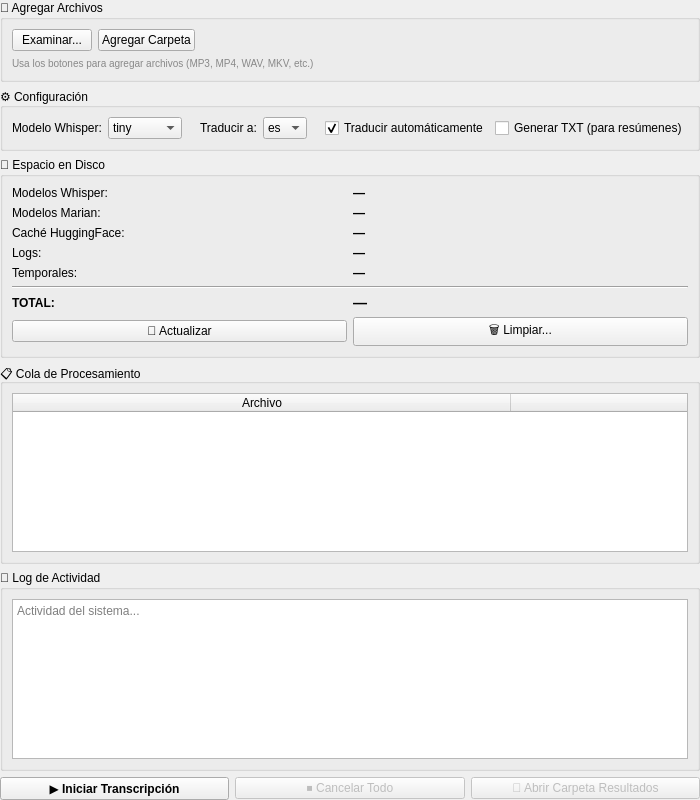
<?xml version="1.0" encoding="UTF-8"?>
<ui version="4.0">
 <class>FormularioPrincipal</class>
 <widget class="QWidget" name="FormularioPrincipal">
  <property name="geometry">
   <rect>
    <x>0</x>
    <y>0</y>
    <width>700</width>
    <height>800</height>
   </rect>
  </property>
  <property name="minimumSize">
   <size>
    <width>700</width>
    <height>500</height>
   </size>
  </property>
  <property name="windowTitle">
   <string>Madrac-Subs  —  Audio/Video Translation</string>
  </property>
  <layout class="QVBoxLayout" name="verticalLayout_principal">
   <property name="leftMargin">
    <number>0</number>
   </property>
   <property name="topMargin">
    <number>0</number>
   </property>
   <property name="rightMargin">
    <number>0</number>
   </property>
   <property name="bottomMargin">
    <number>0</number>
   </property>
   <item>
    <widget class="QGroupBox" name="group_archivos">
     <property name="title">
      <string>📁 Agregar Archivos</string>
     </property>
     <layout class="QVBoxLayout" name="verticalLayout_archivos">
      <item>
       <layout class="QHBoxLayout" name="horizontalLayout_botones_archivo">
        <item>
         <widget class="QPushButton" name="btn_examinar">
          <property name="text">
           <string>Examinar...</string>
          </property>
         </widget>
        </item>
        <item>
         <widget class="QPushButton" name="btn_carpeta">
          <property name="text">
           <string>Agregar Carpeta</string>
          </property>
         </widget>
        </item>
        <item>
         <spacer name="horizontalSpacer_archivos">
          <property name="orientation">
           <enum>Qt::Orientation::Horizontal</enum>
          </property>
          <property name="sizeHint" stdset="0">
           <size>
            <width>40</width>
            <height>20</height>
           </size>
          </property>
         </spacer>
        </item>
       </layout>
      </item>
      <item>
       <widget class="QLabel" name="label_ruta">
        <property name="styleSheet">
         <string>color: #888888; font-size: 10px;</string>
        </property>
        <property name="text">
         <string>Usa los botones para agregar archivos (MP3, MP4, WAV, MKV, etc.)</string>
        </property>
       </widget>
      </item>
     </layout>
    </widget>
   </item>
   <item>
    <widget class="QGroupBox" name="group_config">
     <property name="title">
      <string>⚙️ Configuración</string>
     </property>
     <layout class="QHBoxLayout" name="horizontalLayout_config">
      <item>
       <widget class="QLabel" name="label_modelo">
        <property name="text">
         <string>Modelo Whisper:</string>
        </property>
       </widget>
      </item>
      <item>
       <widget class="QComboBox" name="combo_modelo">
        <item>
         <property name="text">
          <string>tiny</string>
         </property>
        </item>
        <item>
         <property name="text">
          <string>base</string>
         </property>
        </item>
        <item>
         <property name="text">
          <string>small</string>
         </property>
        </item>
        <item>
         <property name="text">
          <string>medium</string>
         </property>
        </item>
       </widget>
      </item>
      <item>
       <spacer name="horizontalSpacer_config_1">
        <property name="orientation">
         <enum>Qt::Orientation::Horizontal</enum>
        </property>
        <property name="sizeHint" stdset="0">
         <size>
          <width>20</width>
          <height>20</height>
         </size>
        </property>
       </spacer>
      </item>
      <item>
       <widget class="QLabel" name="label_idioma">
        <property name="text">
         <string>Traducir a:</string>
        </property>
       </widget>
      </item>
      <item>
       <widget class="QComboBox" name="combo_idioma">
        <item>
         <property name="text">
          <string>es</string>
         </property>
        </item>
        <item>
         <property name="text">
          <string>en</string>
         </property>
        </item>
        <item>
         <property name="text">
          <string>fr</string>
         </property>
        </item>
        <item>
         <property name="text">
          <string>de</string>
         </property>
        </item>
        <item>
         <property name="text">
          <string>it</string>
         </property>
        </item>
        <item>
         <property name="text">
          <string>pt</string>
         </property>
        </item>
       </widget>
      </item>
      <item>
       <spacer name="horizontalSpacer_config_2">
        <property name="orientation">
         <enum>Qt::Orientation::Horizontal</enum>
        </property>
        <property name="sizeHint" stdset="0">
         <size>
          <width>20</width>
          <height>20</height>
         </size>
        </property>
       </spacer>
      </item>
      <item>
       <widget class="QCheckBox" name="check_traduccion">
        <property name="text">
         <string>Traducir automáticamente</string>
        </property>
        <property name="checked">
         <bool>true</bool>
        </property>
       </widget>
      </item>
      <item>
       <widget class="QCheckBox" name="check_generar_txt">
        <property name="text">
         <string>Generar TXT (para resúmenes)</string>
        </property>
        <property name="checked">
         <bool>false</bool>
        </property>
       </widget>
      </item>
     </layout>
    </widget>
   </item>
   <item>
    <widget class="QGroupBox" name="group_espacio">
     <property name="title">
      <string>💾 Espacio en Disco</string>
     </property>
     <layout class="QGridLayout" name="gridLayout_espacio">
      <item row="0" column="0">
       <widget class="QLabel" name="label_esp_whisper">
        <property name="text">
         <string>Modelos Whisper:</string>
        </property>
       </widget>
      </item>
      <item row="0" column="1">
       <widget class="QLabel" name="label_w_whisper">
        <property name="styleSheet">
         <string>font-weight: bold;</string>
        </property>
        <property name="text">
         <string>—</string>
        </property>
       </widget>
      </item>
      <item row="1" column="0">
       <widget class="QLabel" name="label_esp_marian">
        <property name="text">
         <string>Modelos Marian:</string>
        </property>
       </widget>
      </item>
      <item row="1" column="1">
       <widget class="QLabel" name="label_w_marian">
        <property name="styleSheet">
         <string>font-weight: bold;</string>
        </property>
        <property name="text">
         <string>—</string>
        </property>
       </widget>
      </item>
      <item row="2" column="0">
       <widget class="QLabel" name="label_esp_cache">
        <property name="text">
         <string>Caché HuggingFace:</string>
        </property>
       </widget>
      </item>
      <item row="2" column="1">
       <widget class="QLabel" name="label_cache_hf">
        <property name="styleSheet">
         <string>font-weight: bold;</string>
        </property>
        <property name="text">
         <string>—</string>
        </property>
       </widget>
      </item>
      <item row="3" column="0">
       <widget class="QLabel" name="label_esp_logs">
        <property name="text">
         <string>Logs:</string>
        </property>
       </widget>
      </item>
      <item row="3" column="1">
       <widget class="QLabel" name="label_logs">
        <property name="styleSheet">
         <string>font-weight: bold;</string>
        </property>
        <property name="text">
         <string>—</string>
        </property>
       </widget>
      </item>
      <item row="4" column="0">
       <widget class="QLabel" name="label_esp_temporales">
        <property name="text">
         <string>Temporales:</string>
        </property>
       </widget>
      </item>
      <item row="4" column="1">
       <widget class="QLabel" name="label_temporales">
        <property name="styleSheet">
         <string>font-weight: bold;</string>
        </property>
        <property name="text">
         <string>—</string>
        </property>
       </widget>
      </item>
      <item row="5" column="0" colspan="2">
       <widget class="QFrame" name="separator_espacio">
        <property name="frameShape">
         <enum>QFrame::Shape::HLine</enum>
        </property>
        <property name="frameShadow">
         <enum>QFrame::Shadow::Sunken</enum>
        </property>
       </widget>
      </item>
      <item row="6" column="0">
       <widget class="QLabel" name="label_esp_total_texto">
        <property name="styleSheet">
         <string>font-weight: bold;</string>
        </property>
        <property name="text">
         <string>TOTAL:</string>
        </property>
       </widget>
      </item>
      <item row="6" column="1">
       <widget class="QLabel" name="label_total">
        <property name="styleSheet">
         <string>font-weight: bold; font-size: 14px;</string>
        </property>
        <property name="text">
         <string>—</string>
        </property>
       </widget>
      </item>
      <item row="7" column="0">
       <widget class="QPushButton" name="btn_actualizar_espacio">
        <property name="text">
         <string>🔄 Actualizar</string>
        </property>
       </widget>
      </item>
      <item row="7" column="1">
       <widget class="QPushButton" name="btn_limpiar">
        <property name="enabled">
         <bool>true</bool>
        </property>
        <property name="text">
         <string>🗑 Limpiar...</string>
        </property>
       </widget>
      </item>
     </layout>
    </widget>
   </item>
   <item>
    <widget class="QGroupBox" name="group_cola">
     <property name="title">
      <string>📋 Cola de Procesamiento</string>
     </property>
     <layout class="QVBoxLayout" name="verticalLayout_cola">
      <item>
       <widget class="QTableWidget" name="table_cola">
        <property name="verticalScrollBarPolicy">
         <enum>Qt::ScrollBarPolicy::ScrollBarAsNeeded</enum>
        </property>
        <property name="horizontalScrollBarPolicy">
         <enum>Qt::ScrollBarPolicy::ScrollBarAlwaysOff</enum>
        </property>
        <property name="showGrid">
         <bool>true</bool>
        </property>
        <property name="columnCount">
         <number>2</number>
        </property>
        <attribute name="horizontalHeaderVisible">
         <bool>true</bool>
        </attribute>
        <attribute name="horizontalHeaderCascadingSectionResizes">
         <bool>false</bool>
        </attribute>
        <attribute name="horizontalHeaderMinimumSectionSize">
         <number>249</number>
        </attribute>
        <attribute name="horizontalHeaderDefaultSectionSize">
         <number>498</number>
        </attribute>
        <attribute name="horizontalHeaderHighlightSections">
         <bool>true</bool>
        </attribute>
        <attribute name="horizontalHeaderStretchLastSection">
         <bool>true</bool>
        </attribute>
        <attribute name="verticalHeaderVisible">
         <bool>true</bool>
        </attribute>
        <attribute name="verticalHeaderHighlightSections">
         <bool>true</bool>
        </attribute>
        <attribute name="verticalHeaderStretchLastSection">
         <bool>false</bool>
        </attribute>
        <column>
         <property name="text">
          <string>Archivo</string>
         </property>
        </column>
        <column>
         <property name="text">
          <string>Estado</string>
         </property>
        </column>
       </widget>
      </item>
     </layout>
    </widget>
   </item>
   <item>
    <widget class="QGroupBox" name="group_log">
     <property name="title">
      <string>📝 Log de Actividad</string>
     </property>
     <layout class="QVBoxLayout" name="verticalLayout_log">
      <item>
       <widget class="QPlainTextEdit" name="text_log">
        <property name="readOnly">
         <bool>true</bool>
        </property>
        <property name="placeholderText">
         <string>Actividad del sistema...</string>
        </property>
       </widget>
      </item>
     </layout>
    </widget>
   </item>
   <item>
    <layout class="QHBoxLayout" name="horizontalLayout_botones">
     <item>
      <widget class="QPushButton" name="btn_iniciar">
       <property name="styleSheet">
        <string>font-weight: bold; font-size: 12px;</string>
       </property>
       <property name="text">
        <string>▶ Iniciar Transcripción</string>
       </property>
      </widget>
     </item>
     <item>
      <widget class="QPushButton" name="btn_cancelar">
       <property name="enabled">
        <bool>false</bool>
       </property>
       <property name="text">
        <string>⏹ Cancelar Todo</string>
       </property>
      </widget>
     </item>
     <item>
      <widget class="QPushButton" name="btn_carpeta_resultados">
       <property name="enabled">
        <bool>false</bool>
       </property>
       <property name="text">
        <string>📂 Abrir Carpeta Resultados</string>
       </property>
      </widget>
     </item>
    </layout>
   </item>
  </layout>
 </widget>
 <resources/>
 <connections/>
</ui>
